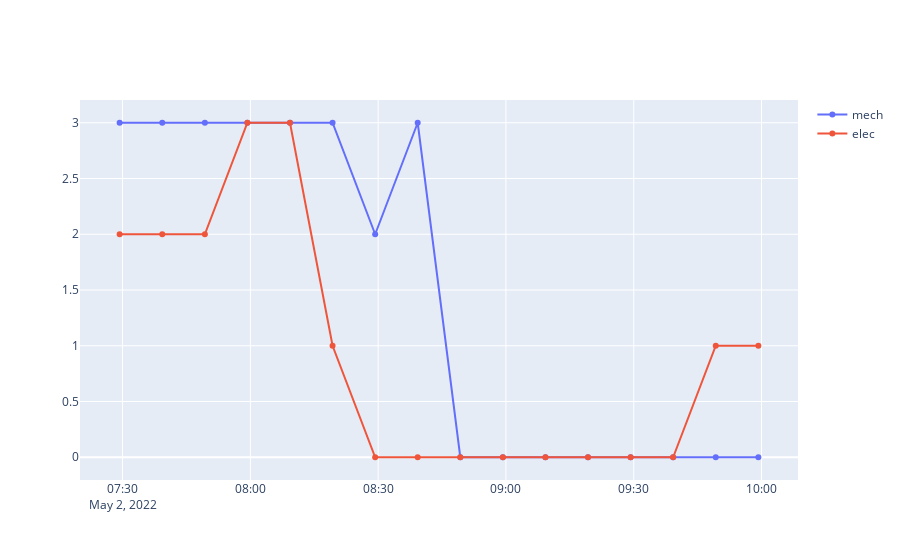

The notebook cell saved with this chart:
### Markdown cell above
### Molière - République (Montrouge): 21209

### Code cell
# Lundi
plot_bikes("2022-05-02", "21209")
